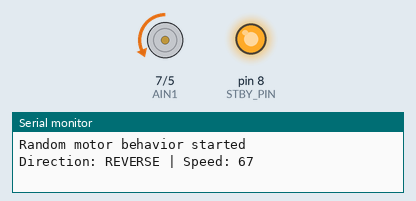
Simulated run of this sketch. Board: Arduino Uno, built with avr-gcc and run on an emulated ATmega328P. On the bench: direction and speed pins drawn as motors (green arrow = direction pin HIGH = forward, orange = LOW = backward, longer = more drive, stopped while the standby pin is LOW), output pins drawn as LEDs (lit = HIGH), the last lines printed to the serial monitor. Random numbers use the default seed unless the sketch sets one.

Above: at 1.3 s.
At 3.5 s:
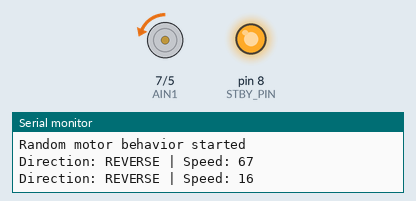
At 7.0 s:
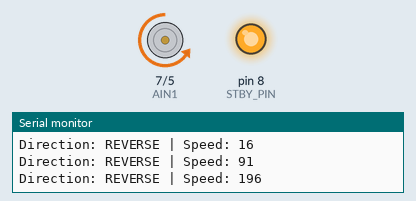
Timing chart, 0 to 7.8 s (numbered marks = the images above):
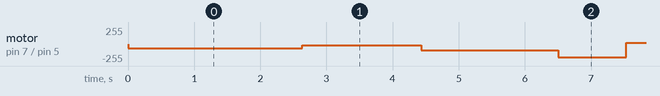

The sketch:

catToy.ino
```cpp
const int AIN1 = 7;
const int PWMA_LEFT = 5;
const int STBY_PIN = 8;

void setup() {
  Serial.begin(9600);

  pinMode(AIN1, OUTPUT);
  pinMode(PWMA_LEFT, OUTPUT);
  pinMode(STBY_PIN, OUTPUT);

  // Enable motor driver
  digitalWrite(STBY_PIN, HIGH);

  // Seed randomness (floating analog pin is good entropy)
  randomSeed(analogRead(A0));

  Serial.println("Random motor behavior started");
}

void loop() {
  // Randomly decide direction
  bool forward = random(0, 2);   // 0 or 1
  digitalWrite(AIN1, forward ? HIGH : LOW);

  // Random speed
  int speed = random(0, 256);
  analogWrite(PWMA_LEFT, speed);

  // Print current state
  Serial.print("Direction: ");
  Serial.print(forward ? "FORWARD" : "REVERSE");
  Serial.print(" | Speed: ");
  Serial.println(speed);

  // Random delay
  delay(random(1000, 3000));
}
```
